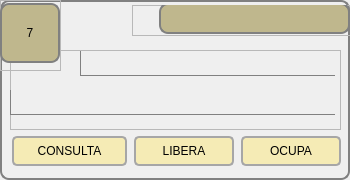
        <widget class="QGroupBox" name="groupBox_8">
         <property name="minimumSize">
          <size>
           <width>350</width>
           <height>180</height>
          </size>
         </property>
         <property name="maximumSize">
          <size>
           <width>350</width>
           <height>180</height>
          </size>
         </property>
         <property name="styleSheet">
          <string notr="true">QPushButton{
	border: 2px solid;
    border-radius: 5px;
	border-color: rgb(166, 166, 166);
	font: 11pt &quot;Arial&quot;; 
	background-color: rgb(245, 235, 181);		
}

QPushButton::hover{
    border: 1px solid gray;
    border-radius: 6px;
	font: Bold 11pt &quot;Arial&quot;; 
	background-color:rgb(191, 183, 141);		
}

QGroupBox{
    background-color: qlineargradient(x1: 0, y1: 0, x2: 0, y2: 1,
                                      stop: 0 #E0E0E0, stop: 1 #FFFFFF);
    border: 2px solid gray;
    border-radius: 9px;
    margin-top: 1ex; /* leave space at the top for the title */
}</string>
         </property>
         <property name="title">
          <string/>
         </property>
         <widget class="QWidget" name="layoutWidget_8">
          <property name="geometry">
           <rect>
            <x>11</x>
            <y>135</y>
            <width>331</width>
            <height>32</height>
           </rect>
          </property>
          <layout class="QHBoxLayout" name="horizontalLayout_9">
           <item>
            <widget class="QPushButton" name="btn_consulta_7">
             <property name="minimumSize">
              <size>
               <width>115</width>
               <height>30</height>
              </size>
             </property>
             <property name="maximumSize">
              <size>
               <width>105</width>
               <height>30</height>
              </size>
             </property>
             <property name="text">
              <string>CONSULTA</string>
             </property>
            </widget>
           </item>
           <item>
            <widget class="QPushButton" name="btn_libera_7">
             <property name="minimumSize">
              <size>
               <width>100</width>
               <height>30</height>
              </size>
             </property>
             <property name="maximumSize">
              <size>
               <width>100</width>
               <height>30</height>
              </size>
             </property>
             <property name="text">
              <string>LIBERA</string>
             </property>
            </widget>
           </item>
           <item>
            <widget class="QPushButton" name="btn_ocupa_7">
             <property name="minimumSize">
              <size>
               <width>100</width>
               <height>30</height>
              </size>
             </property>
             <property name="maximumSize">
              <size>
               <width>100</width>
               <height>30</height>
              </size>
             </property>
             <property name="text">
              <string>OCUPA</string>
             </property>
            </widget>
           </item>
          </layout>
         </widget>
         <widget class="QFrame" name="frame_21">
          <property name="geometry">
           <rect>
            <x>10</x>
            <y>50</y>
            <width>331</width>
            <height>80</height>
           </rect>
          </property>
          <property name="styleSheet">
           <string notr="true">QLabel{
	border: 1px solid;
	border-right-color: transparent;
	border-top-color: transparent;
	border-left-color: gray;
	border-bottom-color: gray;
	font: Bold Italic 12pt &quot;Courier&quot;;

}
</string>
          </property>
          <property name="frameShape">
           <enum>QFrame::StyledPanel</enum>
          </property>
          <property name="frameShadow">
           <enum>QFrame::Raised</enum>
          </property>
          <widget class="QLabel" name="lbl_referencia_7">
           <property name="geometry">
            <rect>
             <x>0</x>
             <y>40</y>
             <width>325</width>
             <height>25</height>
            </rect>
           </property>
           <property name="text">
            <string/>
           </property>
          </widget>
          <widget class="QLabel" name="lbl_ocupa_libera_7">
           <property name="geometry">
            <rect>
             <x>70</x>
             <y>1</y>
             <width>255</width>
             <height>25</height>
            </rect>
           </property>
           <property name="text">
            <string/>
           </property>
          </widget>
         </widget>
         <widget class="QFrame" name="frame_22">
          <property name="geometry">
           <rect>
            <x>132</x>
            <y>5</y>
            <width>221</width>
            <height>31</height>
           </rect>
          </property>
          <property name="styleSheet">
           <string notr="true">QLabel{
    border: 2px solid gray;
    border-radius: 9px;
	font: Bold 15pt &quot;Arial&quot;; 
	background-color: rgb(191, 183, 141);	
}
</string>
          </property>
          <property name="frameShape">
           <enum>QFrame::StyledPanel</enum>
          </property>
          <property name="frameShadow">
           <enum>QFrame::Raised</enum>
          </property>
          <widget class="QLabel" name="lbl_estado_7">
           <property name="geometry">
            <rect>
             <x>27</x>
             <y>-2</y>
             <width>191</width>
             <height>31</height>
            </rect>
           </property>
           <property name="text">
            <string/>
           </property>
           <property name="alignment">
            <set>Qt::AlignCenter</set>
           </property>
          </widget>
         </widget>
         <widget class="QFrame" name="frame_23">
          <property name="geometry">
           <rect>
            <x>0</x>
            <y>0</y>
            <width>61</width>
            <height>71</height>
           </rect>
          </property>
          <property name="styleSheet">
           <string notr="true">QLabel{
    border: 2px solid gray;
    border-radius: 9px;
	font: Bold 25pt &quot;Arial&quot;; 
	background-color: rgb(191, 183, 141);	
}
</string>
          </property>
          <property name="frameShape">
           <enum>QFrame::StyledPanel</enum>
          </property>
          <property name="frameShadow">
           <enum>QFrame::Raised</enum>
          </property>
          <widget class="QLabel" name="label_7">
           <property name="geometry">
            <rect>
             <x>0</x>
             <y>3</y>
             <width>60</width>
             <height>60</height>
            </rect>
           </property>
           <property name="text">
            <string>7</string>
           </property>
           <property name="alignment">
            <set>Qt::AlignCenter</set>
           </property>
          </widget>
         </widget>
        </widget>
